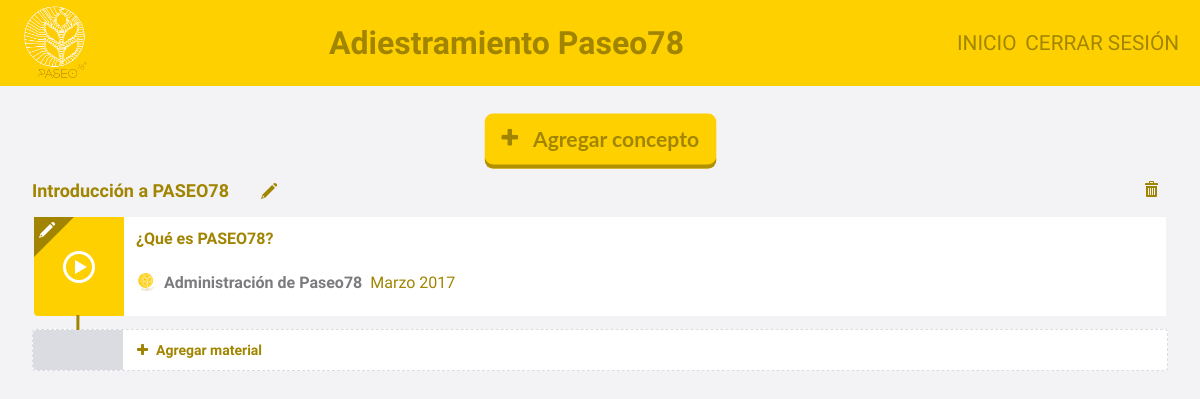
Page / (signed in) on the earlier database version.
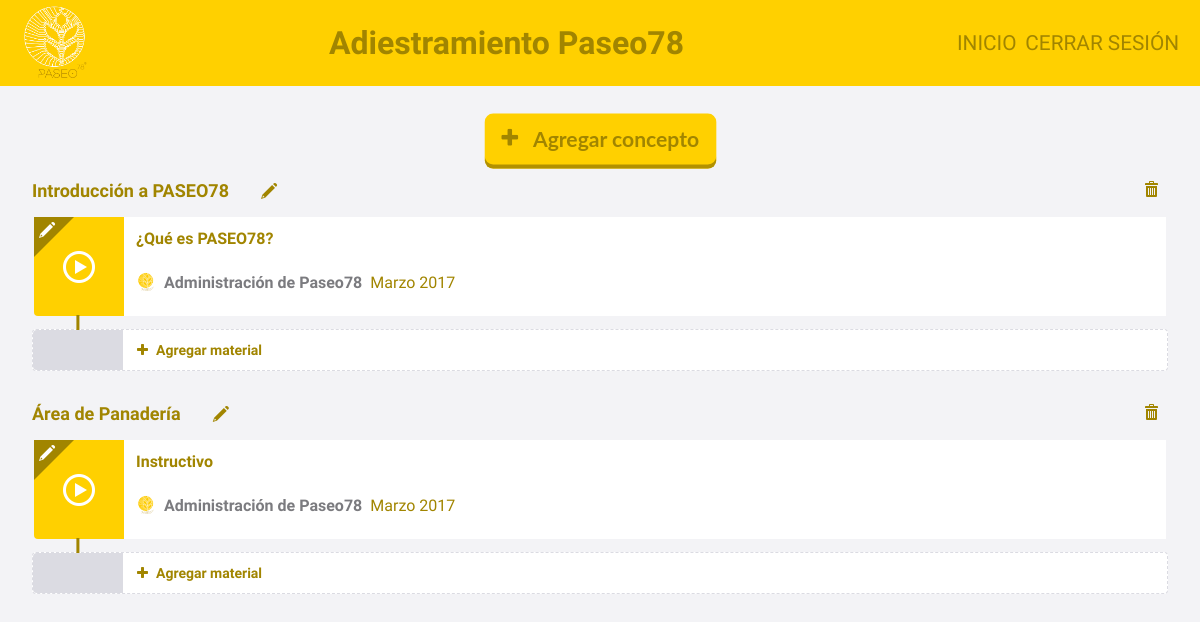
Same page on the later database version.
### instructivos/models.py (models this page shows, shortened)
class Concepto(models.Model):
	titulo = models.CharField(max_length=80)
	imagen = models.ImageField(upload_to="conceptos/", blank=True, default="")
	slug   = models.SlugField()
	activo = models.BooleanField(default=False)

class Material(models.Model):
	concepto  = models.ForeignKey(Concepto)
	nombre    = models.CharField(max_length=50)
	slug      = models.SlugField()
	imagen    = models.ImageField(upload_to="materiales/", blank=True, default="")
	video     = models.CharField(max_length=200, blank=True, default="", help_text='La url donde se encuentra el video para el streaming')
	contenido = HTMLField()
	activo = models.BooleanField(default=False)
	class Meta:
		verbose_name_plural = "Materiales"

### instructivos/views.py (the view)
# urls.py: url(r'^$', CourseView.as_view()),
class CourseView(LoginRequiredMixin, View):
	login_url = '/login/'
	def get(self, request):
		conceptos  = Concepto.objects.all()
		materiales = Material.objects.all()
		ctx        = {"conceptos":conceptos, "materiales": materiales}
		template   = "manager/index.html"
		return render(request, template, ctx)

### usuarios/cp.py (called while the page is built)
def menu(request):
	return {'usuario': 'none'}

### public/templates/manager/index.html (shortened to what this page needs)
{% extends "base.html" %}
{% load static %}
{% block content %}
	<section class="AdminActions">
		<a href="{% url 'add-concept' %}" class="btn btn-paseo"><i class="icon-plus margin-r-05"></i> Agregar concepto</a>
	</section>
	<section class="ConceptList">
		{% for concepto in conceptos %}
			<section class="Concept">
				<header class="Concept-header">
					<div class="Concept-left">
						<h3 class="Concept-title">{{ concepto.titulo }}</h3>
						<span class="Concept-edit icon-pencil"></span>
					</div>
					<div class="Concept-actions">
						<span class="Concept-edit icon-trash"></span>
					</div>
				</header>
				<section class="MaterialList">
					{% for material in materiales %}
						{% if material.concepto.titulo == concepto.titulo %}
							<article class="Material">
								<a href="#" title="{{material.nombre}}" class="Material-link"></a>
								<figure class="MaterialType is-video">
									<span class="icon-play2"></span>
								</figure>
								<div class="MaterialContent">
									<div class="MaterialContent-row1">
										<h3 class="MaterialContent-title">{{material.nombre}}</h3>
									</div>
									<div class="MaterialContent-row2">
										<div class="MaterialAuthor">
											<figure class="MaterialAuthor-avatar">
												<img src="{%static 'logo.png'%}" alt="Paseo78">
											</figure>
											<strong class="MaterialAuthor-name">Administración de Paseo78</strong>
											<time class="MaterialContent-date">marzo 2017</time>
										</div>
									</div>
								</div>
							</article>
						{% endif %}
					{% endfor %}
				</section>
				<div>
					<a class="AddMaterial is-material-ad" href="/manager/concepto/{{concepto.slug}}/agregar-material/">
						<span><i class="icon-plus margin-r-05"></i> Agregar material</span>
					</a>
				</div>
			</section>
		{% endfor %}
	</section>
{% endblock content %}

### public/templates/base.html (shortened to what this page needs)
<!DOCTYPE html>
<html lang="es">
<head>
	{% load static %}
	<link rel="stylesheet" href="{% static 'main.css' %}">
</head>
<body>
	<header class="header {% if not request.user.is_authenticated %}row-reverse{% endif %}">
		<figure class="header__logo">
			<img src="{% static 'logo.png' %}" alt="Paseo78">
		</figure>
		<div>
			<h1>Adiestramiento Paseo78</h1>
		</div>
		{% if request.user.is_authenticated %}
		<ul class="menu">
			<li class="menu__item">
				<a href="/">Inicio</a>
			</li>
			<li class="menu__item">
				<a href="/logout">Cerrar sesión</a>
			</li>
		</ul>
		{% endif %}
	</header>
	<section class="MaterialApp">
		{% block content %}
		{% endblock content %}
	</section>
</body>
</html>

Differences in the rows shown:
added Concepto: titulo "Área de Panadería"
added Material: nombre "Instructivo", shown under "Área de Panadería"
